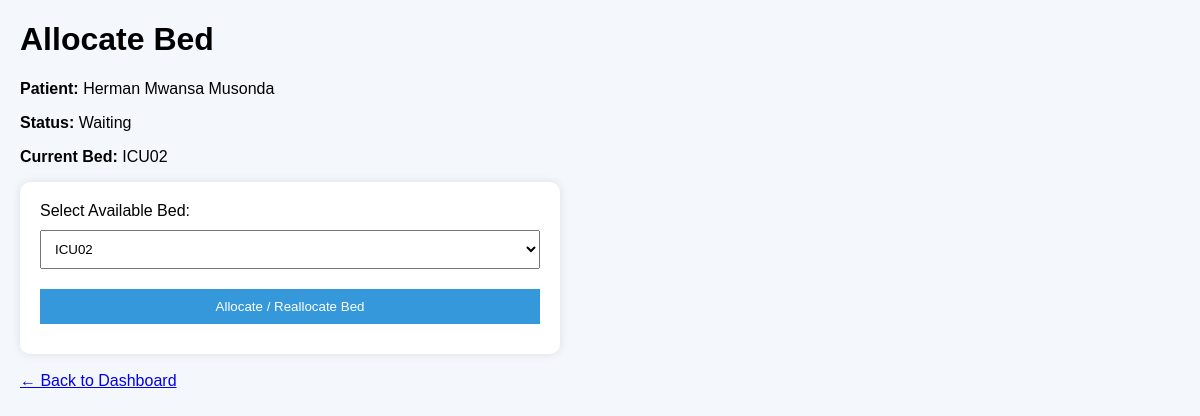
/allocate-bed/6, run on an earlier commit of the app's database.
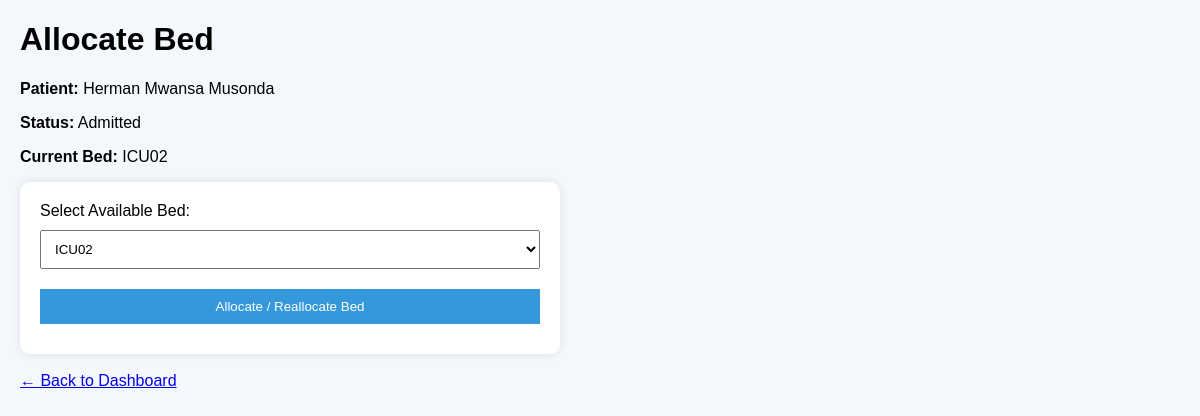
And on a later commit of the database.
### tables this page shows
CREATE TABLE patients (
        id INTEGER PRIMARY KEY AUTOINCREMENT,
        name TEXT NOT NULL,
        age INTEGER NOT NULL,
        gender TEXT NOT NULL,
        phone TEXT NOT NULL,
        address TEXT NOT NULL,
        condition TEXT NOT NULL,
        severity INTEGER NOT NULL,
        status TEXT NOT NULL,
        bed_number TEXT,
        bed_status TEXT
    );

### app.py (the view, shortened to what this page needs)
@app.route('/allocate-bed/<int:patient_id>', methods=['GET', 'POST'])
def allocate_bed(patient_id):
    patient = get_patient_by_id(patient_id)
    if not patient:
        return "Patient not found", 404
    available_beds = get_available_beds()
    if patient["bed_number"] and patient["bed_number"] not in available_beds:
        available_beds.append(patient["bed_number"])
    return render_template(
        'allocate_bed.html',
        patient=patient,
        available_beds=sorted(available_beds)
    )

### app.py (called while the page is built)
def get_allocated_beds():
    patients = get_all_patients()
    allocated = []
    for patient in patients:
        if patient["bed_number"] and patient["bed_status"] == "Allocated":
            allocated.append(patient["bed_number"])
    return allocated

def get_available_beds():
    allocated = get_allocated_beds()
    return [bed for bed in ALL_BEDS if bed not in allocated]

### database.py (called while the page is built)
def get_connection():
    conn = sqlite3.connect(DB_NAME)
    conn.row_factory = sqlite3.Row
    return conn

def get_all_patients():
    conn = get_connection()
    cursor = conn.cursor()
    cursor.execute("SELECT * FROM patients")
    patients = cursor.fetchall()
    conn.close()
    return [dict(patient) for patient in patients]

def get_patient_by_id(patient_id):
    conn = get_connection()
    cursor = conn.cursor()
    cursor.execute("SELECT * FROM patients WHERE id = ?", (patient_id,))
    patient = cursor.fetchone()
    conn.close()
    return dict(patient) if patient else None

### templates/allocate_bed.html (shortened to what this page needs)
<!DOCTYPE html>
<html lang="en">
<head>
</head>
<body>
<h1>Allocate Bed</h1>
<p><strong>Patient:</strong> {{ patient.name }}</p>
<p><strong>Status:</strong> {{ patient.status }}</p>
<p><strong>Current Bed:</strong> {{ patient.bed_number if patient.bed_number else "None" }}</p>
<form method="POST">
    <label>Select Available Bed:</label>
    <select name="bed_number" required>
        {% for bed in available_beds %}
            <option value="{{ bed }}"
                {% if bed == patient.bed_number %}selected{% endif %}>
                {{ bed }}
            </option>
        {% endfor %}
    </select>
    <button type="submit">Allocate / Reallocate Bed</button>
</form>
<br>
<a href="/">← Back to Dashboard</a>
</body>
</html>

What changed in the data, as far as the page shows it:
changed patients "Herman Mwansa Musonda": status "Waiting" → "Admitted"
